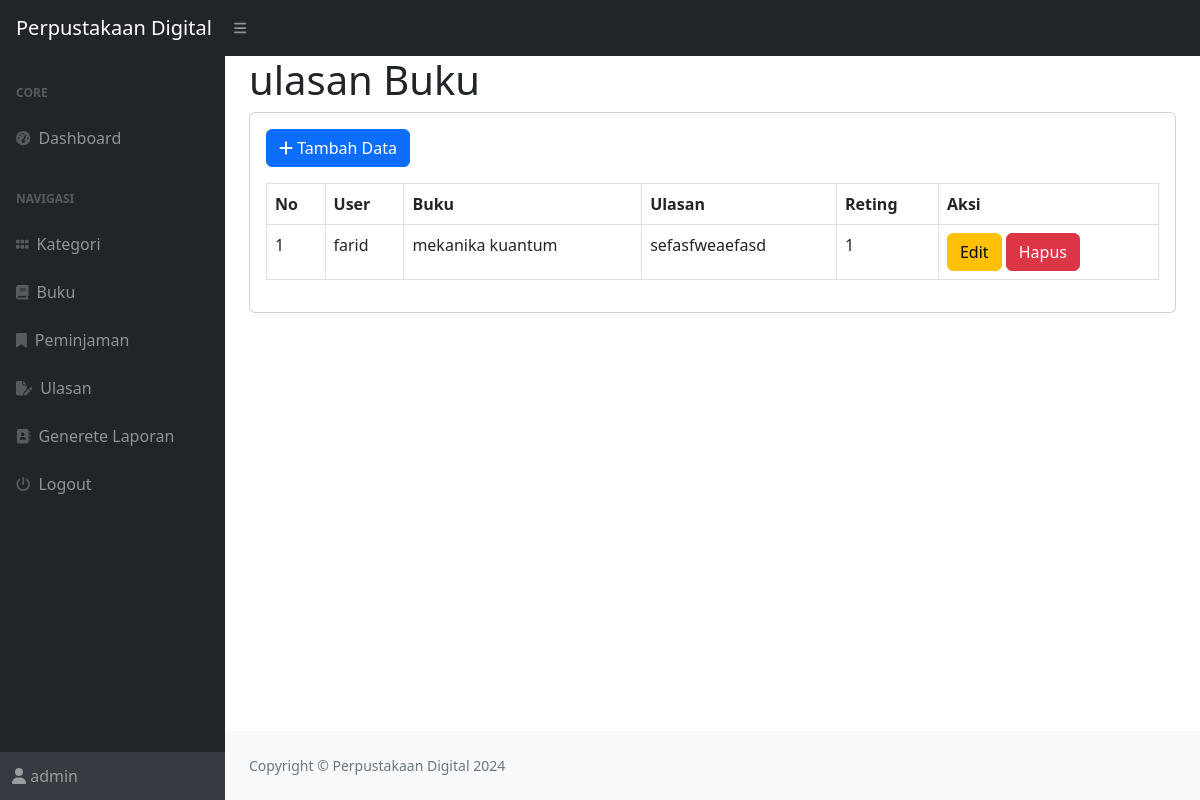
The page /index.php?page=ulasan (signed in) on the database its author committed.
### tables this page shows
CREATE TABLE `ulasan` (
  `id_ulasan` int(11) NOT NULL,
  `id_user` int(11) DEFAULT NULL,
  `id_buku` int(11) DEFAULT NULL,
  `ulasan` text DEFAULT NULL,
  `rating` int(11) DEFAULT NULL
);

CREATE TABLE `user` (
  `id_user` int(11) NOT NULL,
  `username` varchar(255) DEFAULT NULL,
  `nama` varchar(255) DEFAULT NULL,
  `password` varchar(255) DEFAULT NULL,
  `email` varchar(255) DEFAULT NULL,
  `alamat` text DEFAULT NULL,
  `no_telepon` varchar(255) DEFAULT NULL,
  `role` enum('admin','petugas','peminjam') DEFAULT NULL
);

CREATE TABLE `buku` (
  `id_buku` int(11) NOT NULL,
  `id_kategori` int(11) DEFAULT NULL,
  `judul` varchar(255) DEFAULT NULL,
  `penulis` varchar(255) DEFAULT NULL,
  `penerbit` varchar(255) DEFAULT NULL,
  `tahun_terbit` int(11) DEFAULT NULL,
  `deskripsi` text DEFAULT NULL
);

### ulasan.php (the view)
<h1 class="mt=4">ulasan Buku</h1>
<div class="card">
    <div class="card-body">
        <div class="row">
            <div class="col-mb-12">
                <a href="?page=ulasan_tambah" class="btn btn-primary mb-3 "><i class=" fa fa-plus"></i> Tambah Data</a>
                <table class="table table-bordered" id="dataTable" width="100%" cellspacing="0">
                    <tr>
                        <th>No</th>
                        <th>User</th>
                        <th>Buku</th>
                        <th>Ulasan</th>
                        <th>Reting</th>
                        <th>Aksi</th>
                    </tr>
                    <?php
                    $i = 1;
                    $query = mysqli_query($koneksi, "SELECT*FROM ulasan LEFT JOIN user on user.id_user = ulasan.id_user LEFT JOIN buku on buku.id_buku = ulasan.id_buku");
                    while ($data = mysqli_fetch_array($query)) {
                    ?>
                        <tr>
                            <td><?php echo $i++; ?></td>
                            <td><?php echo $data['nama']; ?></td>
                            <td><?php echo $data['judul']; ?></td>
                            <td><?php echo $data['ulasan']; ?></td>
                            <td><?php echo $data['rating']; ?></td>
                            <td>
                                <a href="?page=ulasan_ubah&&id=<?php echo $data['id_ulasan']; ?>" class="btn btn-warning">Edit</a>
                                <a onclick="return confirm('Anda yakin ingin menghapus data ini?');" href="?page=ulasan_hapus&&id=<?php echo $data['id_ulasan']; ?>" class="btn btn-danger">Hapus</a>
                            </td>
                        </tr>
                    <?php
                    }
                    ?>
                </table>
            </div>
        </div>
    </div>
</div>

### rows shown on the page
ulasan: id_user.nama "farid", id_buku.judul "mekanika kuantum", ulasan "sefasfweaefasd", rating "1"

### other values the page prints
$_SESSION['user']['nama'] "admin"
